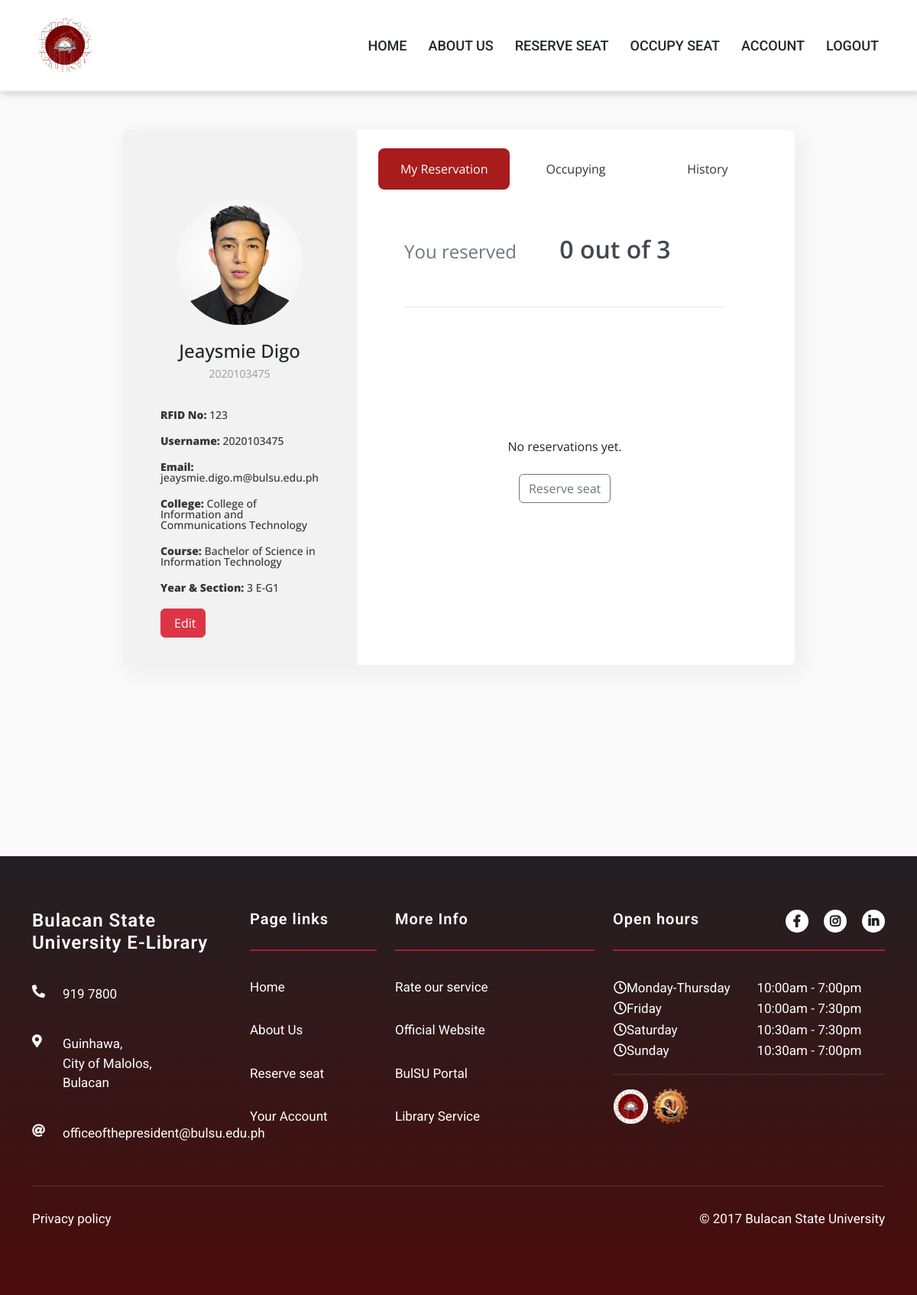
/profile.php (signed in), run on an earlier commit of the app's database.
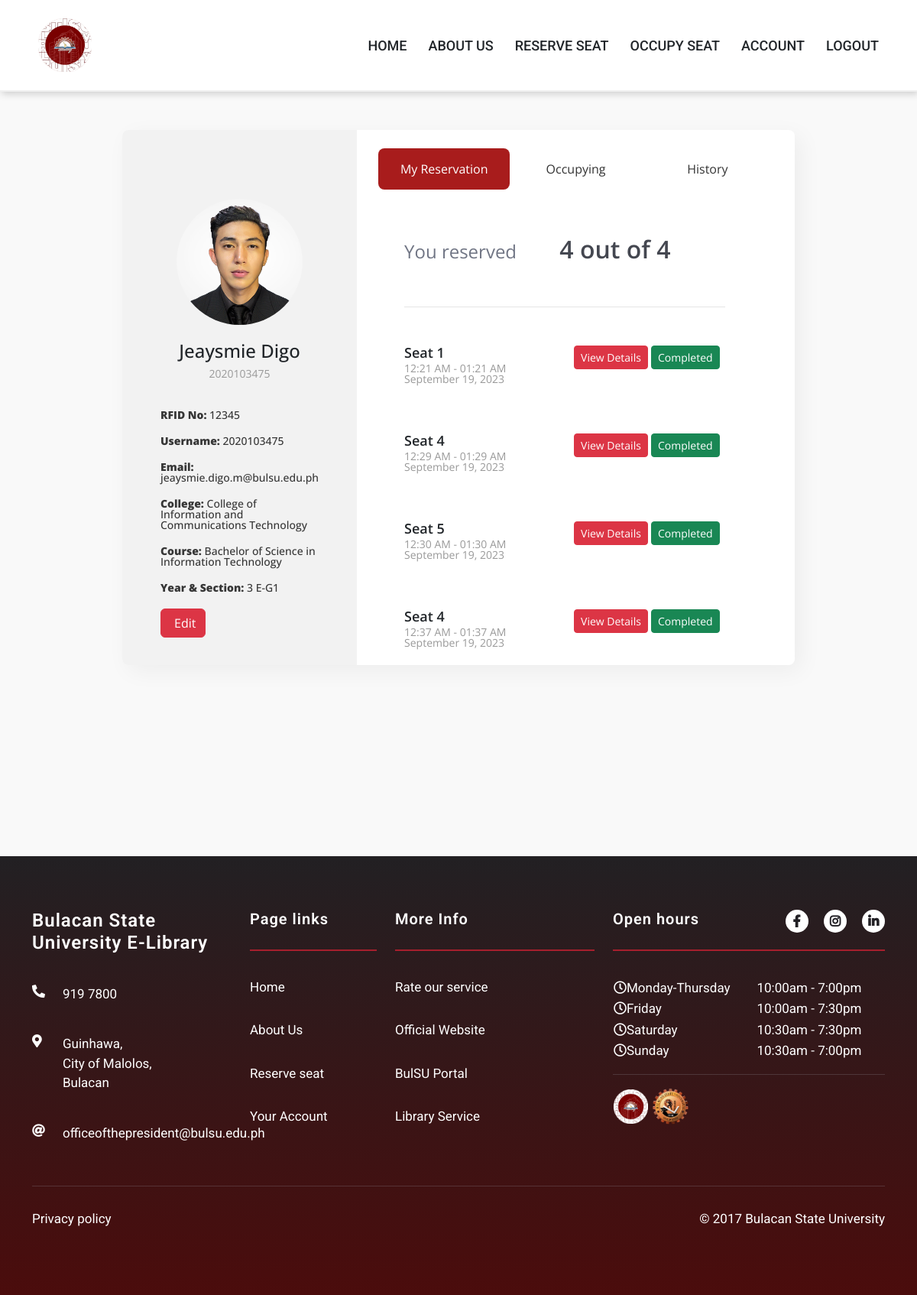
And on a later commit of the database.
### tables this page shows
CREATE TABLE `account` (
  `account_id` int(11) NOT NULL,
  `username` varchar(255) DEFAULT NULL,
  `password` varchar(255) DEFAULT NULL,
  `email` varchar(255) DEFAULT NULL,
  `picture` varchar(255) DEFAULT NULL,
  `account_type` varchar(255) DEFAULT NULL,
  `reservation_count` int(11) DEFAULT 0
);

CREATE TABLE `users` (
  `user_id` int(11) NOT NULL,
  `rfid_no` varchar(50) DEFAULT NULL,
  `first_name` varchar(255) DEFAULT NULL,
  `last_name` varchar(255) DEFAULT NULL,
  `account_id` int(11) DEFAULT NULL,
  `course_code` varchar(50) DEFAULT NULL,
  `yearsec_id` int(11) DEFAULT NULL
);

CREATE TABLE `college` (
  `college_code` varchar(50) NOT NULL,
  `college_name` varchar(255) DEFAULT NULL
);

CREATE TABLE `course` (
  `course_code` varchar(50) NOT NULL,
  `course_name` varchar(255) DEFAULT NULL,
  `college_code` varchar(255) DEFAULT NULL
);

CREATE TABLE `yearsec` (
  `yearsec_id` int(11) NOT NULL,
  `year_level` int(11) DEFAULT NULL,
  `section` varchar(10) DEFAULT NULL,
  `section_group` varchar(10) DEFAULT NULL
);

CREATE TABLE `settings` (
  `settings_id` int(11) NOT NULL,
  `reservation` tinyint(1) DEFAULT NULL,
  `minDuration` int(11) DEFAULT NULL,
  `maxDuration` int(11) DEFAULT NULL,
  `reservePerDay` int(11) NOT NULL
);

CREATE TABLE `reservation` (
  `reservation_id` int(11) NOT NULL,
  `date` date DEFAULT NULL,
  `start_time` time DEFAULT NULL,
  `end_time` time DEFAULT NULL,
  `user_id` int(11) DEFAULT NULL,
  `seat_id` int(11) DEFAULT NULL,
  `isDone` tinyint(4) NOT NULL
);

CREATE TABLE `seat` (
  `seat_id` int(11) NOT NULL,
  `seat_number` varchar(50) DEFAULT NULL,
  `data_surface` varchar(255) NOT NULL,
  `status` varchar(50) DEFAULT NULL
);

### profile.php (the view, shortened to what this page needs)
<?php
require 'assets/php/connect.php';
?>
<!DOCTYPE HTML>
<html>
<head>
    <link rel="stylesheet" type="text/css" href="assets/bootstrap/css/bootstrap.min.css" />
    <link rel="stylesheet" type="text/css" href="assets/css/profile.css" />
    <link rel="stylesheet"
        href="https://maxst.icons8.com/vue-static/landings/line-awesome/line-awesome/1.3.0/css/line-awesome.min.css">
        <link rel="stylesheet" href="https://cdnjs.cloudflare.com/ajax/libs/font-awesome/5.15.3/css/all.min.css">
        <link rel="stylesheet" href="https://maxst.icons8.com/vue-static/landings/line-awesome/line-awesome/1.3.0/css/line-awesome.min.css">
</head>
<body>
    <div class="wrapper">
  <?php include 'assets/php/header.php'; ?>
        <div class="my-proflie">
            <div class="app-wrapper">
            <?php
            $username = $_SESSION["username"];
            $sql = "SELECT * FROM ACCOUNT
                    INNER JOIN USERS ON ACCOUNT.account_id = USERS.account_id
                    INNER JOIN COURSE ON USERS.course_code = COURSE.course_code
                    INNER JOIN YEARSEC ON USERS.yearsec_id = YEARSEC.yearsec_id
                    INNER JOIN COLLEGE ON COURSE.college_code = COLLEGE.college_code
                    WHERE ACCOUNT.username = '$username'";
            $result = $conn->query($sql);
            if ($result->num_rows == 1) {
            $row = $result->fetch_assoc();
            $email = $row["email"];
            $year = $row["year_level"];
            echo '
            <aside class="profile">
                <div class="details">
                <div class="profile-pic">
                    <label class="-label" for="file">
                    <span>Change Image</span>
                    </label>
                    <input id="file" type="file" onchange="loadFile(event)" />
                    <img src="' . $row["picture"] . '" id="output" width="200" />
                </div>
                <h4>' . $row["first_name"] . ' ' . $row["last_name"] . '</h4>
                <p>' . $row["user_id"] . '</p>
                <div class="profile-info">
                    <h5><span>RFID No:</span> ' . $row["rfid_no"] . '</h5>
                    <h5><span>Username:</span> ' . $row["username"]. '</h5>
                    <h5><span>Email:</span> ' . $email . '</h5>
                    <!--<h5><span>Age:</span> ' . '</h5>
                    <h5><span>Gender:</span> ' .  '</h5>-->
                    <h5><span>College:</span> ' . $row["college_name"] . '</h5>
                    <h5><span>Course:</span> ' . $row["course_name"] . '</h5>
                    <h5><span>Year & Section:</span> ' . $year . ' ' . $row["section"] . '-G' . $row["section_group"] . '</h5>
                </div>
                <div class="edit-info">
                    <a href="update_profile.php" class="btn btn-danger"><span class="las la-user-edit"></span>Edit </a>
                </div>
                </div>
            </aside>
            ';
            } else {
            echo "You are not regular student. Either alumni or faculty";
            }
            ?>
                <div class="container mt-2">
    <ul class="nav nav-pills  nav-justified m-3" id="reservationTabs" role="tablist">
        <li class="nav-item " role="presentation">
            <a class="nav-link active rounded-3" id="myReservation-tab" data-bs-toggle="pill" href="#myReservation" role="tab" aria-controls="myReservation" aria-selected="true">My Reservation</a>
        </li>
        <li class="nav-item" role="presentation">
            <a class="nav-link  rounded-3" id="ongoing-tab" data-bs-toggle="pill" href="#ongoing" role="tab" aria-controls="ongoing" aria-selected="false">Occupying</a>
        </li>
        <li class="nav-item" role="presentation">
            <a class="nav-link  rounded-3" id="history-tab" data-bs-toggle="pill" href="#history" role="tab" aria-controls="history" aria-selected="false">History</a>
        </li>
    </ul>
    <div class="tab-content" id="reservationTabsContent">
        <div class="tab-pane fade show active" id="myReservation" role="tabpanel" aria-labelledby="myReservation-tab">
            <?php include_once("profile_tab1.php");?>
        </div>
    </div>
</div>
            </div>
        </div>
       <?php include 'assets/php/footer.php';?>
    </div>
</body>
</html>

### assets/php/header.php
<header class="header-outer">
<div class="header-inner responsive-wrapper">
  <div class="header-logo">
    <img src="assets/img/elib logo.png" class="icon">
  </div>
  <nav class="header-navigation">
    <a href="home.php">HOME</a>
    <a href="home.php#aboutus">ABOUT US</a>
    <a href="reserve.php">RESERVE SEAT</a>
    <a href="occupy.php">OCCUPY SEAT</a>
    <a href="profile.php">ACCOUNT</a>
    <a href="toLogout.php">LOGOUT</a>
  </nav>
</div>
</header>

### profile_tab1.php (shortened to what this page needs)
<div class="reservations-wrapper">
    <h2>
        You reserved
        <?php
        $count_query = "SELECT COUNT(*) AS reservation_count FROM reservation WHERE user_id = '{$_SESSION['user_id']}' AND date >= CURDATE()";
        $count_result = mysqli_query($conn, $count_query);
        $count_row = mysqli_fetch_assoc($count_result);
        $reservation_count = $count_row['reservation_count'];
        $settings_query = "SELECT reservePerDay FROM settings WHERE settings_id = '1'";
        $settings_result = mysqli_query($conn, $settings_query);
        $settings_row = mysqli_fetch_assoc($settings_result);
        $reservePerDay = $settings_row['reservePerDay'];
        echo "<span class='total-reservation'>{$reservation_count} out of {$reservePerDay}</span>";
        ?>
    </h2>
    <div class="reservations">
        <?php
        $query = "SELECT * FROM reservation WHERE user_id = '{$_SESSION['user_id']}' AND date >= CURDATE() ORDER BY date ASC LIMIT {$reservePerDay}";
        $result = mysqli_query($conn, $query);
        if (mysqli_num_rows($result) > 0) {
            while ($row = mysqli_fetch_assoc($result)) {
                $seat_id = $row['seat_id'];
                $date = date('F j, Y', strtotime($row['date']));
                $start_time = date('h:i A', strtotime($row['start_time']));
                $end_time = date('h:i A', strtotime($row['end_time']));
                $seat_query = "SELECT * FROM seat WHERE seat_id = '$seat_id'";
                $seat_result = mysqli_query($conn, $seat_query);
                $seat_row = mysqli_fetch_assoc($seat_result);
                $seat_number = $seat_row['seat_number'];
                echo "<div class='row'><div class='col-6'>";
                echo "<h3>Seat {$seat_number}</h3>";
                echo "<p><ion-icon name='time-outline'></ion-icon> {$start_time} - {$end_time}<br>";
                echo "<ion-icon name='calendar-outline'></ion-icon> {$date}</p></div>";
                echo "<div class='col'>";
                echo "<a href='receipt.php?reservation_id={$row['reservation_id']}' class='btn btn-danger btn-sm'>View Details</a>&nbsp";
                $reservation_id = $row['reservation_id'];
                $sql_check_history = "SELECT COUNT(*) AS history_count FROM history WHERE reservation_id = $reservation_id";
                $result_check_history = $conn->query($sql_check_history);
                $sql_check_occupy = "SELECT COUNT(*) AS occupy_count FROM occupy WHERE reservation_id = $reservation_id";
                $result_check_occupy = $conn->query($sql_check_occupy);
                if ($result_check_occupy && $result_check_history) {
                    $row_check_history = $result_check_history->fetch_assoc();
                    $history_count = $row_check_history['history_count'];
                    $row_check_occupy = $result_check_occupy->fetch_assoc();
                    $occupy_count = $row_check_occupy['occupy_count'];
                    if ($history_count > 0) {
                        echo "<a class='btn btn-sm btn-success'>Completed</a>";
                    }
                    elseif ($occupy_count > 0) {
                        echo "<a class='btn btn-sm btn-warning' onclick='return false;' disabled>Occupying</a>";
                    }
                    else {
                        echo "<a href='#' class='btn btn-outline-danger btn-sm' onclick='confirmDelete({$row['reservation_id']}); return false;'>Delete</a>";
                    }
                } else {
                    echo "Error: " . $conn->error;
                }
                echo "</div>";
                echo "</div>";
                echo "<br><br>";
            }
        } else {
            echo "<center> <br> <br> <br> <br> <br>No reservations yet. <br><br><a class='btn btn-outline-secondary 'href='reserve.php'>Reserve seat</a></center>";
        }
        ?>
    </div>
</div>

### assets/php/footer.php
<footer>
    <div class="container">
      <div class="footer-top">
        <div class="row">
          <div class="col-md-6 col-lg-3 about-footer">
            <h3>Bulacan State University
              E-Library </h3>
            <ul>
              <li><a href="tel:(010) 919 7800"><i class="fas fa-phone fa-flip-horizontal"></i>
                  919 7800</a></li>
              <li><i class="fas fa-map-marker-alt"></i>
                Guinhawa,
                <br />City of Malolos,
                <br />Bulacan
              </li>
              <li><i class="fas fa-at"></i>
                officeofthepresident@bulsu.edu.ph
              </li>
            </ul>
          </div>
          <div class="col-md-6 col-lg-2 page-more-info">
            <div class="footer-title">
              <h4>Page links</h4>
            </div>
            <ul>
              <li><a href="home.php">Home</a></li>
              <li><a href="home.php#aboutus">About Us</a></li>
              <li><a href="reserve.php">Reserve seat</a></li>
              <li><a href="profile.php">Your Account</a></li>
            </ul>
          </div>
          <div class="col-md-6 col-lg-3 page-more-info">
            <div class="footer-title">
              <h4>More Info</h4>
            </div>
            <ul>
              <li><a href="survey.php">Rate our service</a></li>
              <li><a href="https://www.bulsu.edu.ph/">Official Website</a></li>
              <li><a href="https://myportal.bulsu.edu.ph/">BulSU Portal</a></li>
              <li><a href="https://www.bulsu.edu.ph/library/">Library Service</a></li>
            </ul>
          </div>
          <div class="col-md-6 col-lg-4 open-hours">
            <div class="footer-title">
              <h4>Open hours</h4>
              <ul class="footer-social">
                <li><a href="https://www.facebook.com/BulSUaklatan" target="_blank"><i
                      class="fab fa-facebook-f"></i></a></li>
                <li><a href="" target="_blank"><i class="fab fa-instagram"></i></a></li>
                <li><a href="" target="_blank"><i class="fab fa-linkedin-in"></i></a></li>
              </ul>
            </div>
            <table class="table-hours">
              <tbody>
                <tr>
                  <td><i class="far fa-clock"></i>Monday-Thursday </td>
                  <td>10:00am - 7:00pm</td>
                </tr>
                <tr>
                  <td><i class="far fa-clock"></i>Friday</td>
                  <td>10:00am - 7:30pm</td>
                </tr>
                <tr>
                  <td><i class="far fa-clock"></i>Saturday</td>
                  <td>10:30am - 7:30pm</td>
                </tr>
                <tr>
                  <td><i class="far fa-clock"></i>Sunday</td>
                  <td>10:30am - 7:00pm</td>
                </tr>
              </tbody>
            </table>
            <hr>
            <div class="footer-logo">
              <table>
                <tbody>
                  <tr>
                    <td><img src="assets/img/elib logo.png"></td>
                    <td><img src="assets/img/bulsu logo.png"></td>
                </tbody>
              </table>
            </div>
          </div>
        </div>
      </div>
      <hr>
      <div class="footer-bottom">
        <div class="row">
          <div class="col-sm-4">
            <a href="">Privacy policy</a>
          </div>
          <div class="col-sm-8">
            <p>© 2017 Bulacan State University</p>
          </div>
        </div>
      </div>
    </div>
  </footer>

### profile.php (style rules this page uses)
.nav-pills .nav-link { outline: none !important; border: none !important; }
.nav-pills .nav-link.active { background-color: #a81c1c ; }

What changed in the data, as far as the page shows it:
changed through a linked row, account "jeaysmie.digo.m@bulsu.edu.ph": users.rfid_no "123" → "12345"
changed settings: reservePerDay "3" → "4"
added reservation: seat.seat_number "1", start_time "12:21 AM", end_time "01:21 AM", date "September 19, 2023"
added reservation: seat.seat_number "4", start_time "12:29 AM", end_time "01:29 AM", date "September 19, 2023"
added reservation: seat.seat_number "5", start_time "12:30 AM", end_time "01:30 AM", date "September 19, 2023"
added reservation: seat.seat_number "4", start_time "12:37 AM", end_time "01:37 AM", date "September 19, 2023"
Also different on the page:
$reservation_count: "0" → "4"
text no longer shown: "No reservations yet. Reserve seat"
